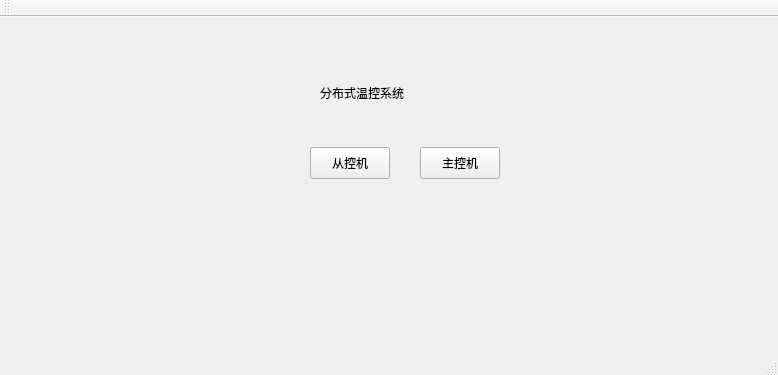
<?xml version="1.0" encoding="UTF-8"?>
<ui version="4.0">
 <class>MainWindow</class>
 <widget class="QMainWindow" name="MainWindow">
  <property name="geometry">
   <rect>
    <x>0</x>
    <y>0</y>
    <width>778</width>
    <height>375</height>
   </rect>
  </property>
  <property name="acceptDrops">
   <bool>false</bool>
  </property>
  <property name="windowTitle">
   <string>欢迎使用</string>
  </property>
  <property name="windowIcon">
   <iconset>
    <normaloff>image/5.jpg</normaloff>image/5.jpg</iconset>
  </property>
  <property name="styleSheet">
   <string notr="true">font: 75 15pt &quot;Agency FB&quot;;</string>
  </property>
  <widget class="QWidget" name="centralWidget">
   <widget class="QPushButton" name="pushButton">
    <property name="geometry">
     <rect>
      <x>420</x>
      <y>130</y>
      <width>80</width>
      <height>32</height>
     </rect>
    </property>
    <property name="styleSheet">
     <string notr="true">font: 75 14pt &quot;Agency FB&quot;;
</string>
    </property>
    <property name="text">
     <string>主控机</string>
    </property>
   </widget>
   <widget class="QPushButton" name="pushButton_2">
    <property name="geometry">
     <rect>
      <x>310</x>
      <y>130</y>
      <width>80</width>
      <height>32</height>
     </rect>
    </property>
    <property name="styleSheet">
     <string notr="true">font: 75 14pt &quot;Agency FB&quot;;
</string>
    </property>
    <property name="text">
     <string>从控机</string>
    </property>
   </widget>
   <widget class="QLabel" name="label">
    <property name="geometry">
     <rect>
      <x>320</x>
      <y>60</y>
      <width>191</width>
      <height>31</height>
     </rect>
    </property>
    <property name="styleSheet">
     <string notr="true">font: 75 15pt &quot;Agency FB&quot;;</string>
    </property>
    <property name="text">
     <string>分布式温控系统</string>
    </property>
   </widget>
  </widget>
  <widget class="QMenuBar" name="menuBar">
   <property name="geometry">
    <rect>
     <x>0</x>
     <y>0</y>
     <width>778</width>
     <height>29</height>
    </rect>
   </property>
  </widget>
  <widget class="QToolBar" name="mainToolBar">
   <attribute name="toolBarArea">
    <enum>TopToolBarArea</enum>
   </attribute>
   <attribute name="toolBarBreak">
    <bool>false</bool>
   </attribute>
  </widget>
  <widget class="QStatusBar" name="statusBar"/>
 </widget>
 <layoutdefault spacing="6" margin="11"/>
 <resources/>
 <connections/>
</ui>
